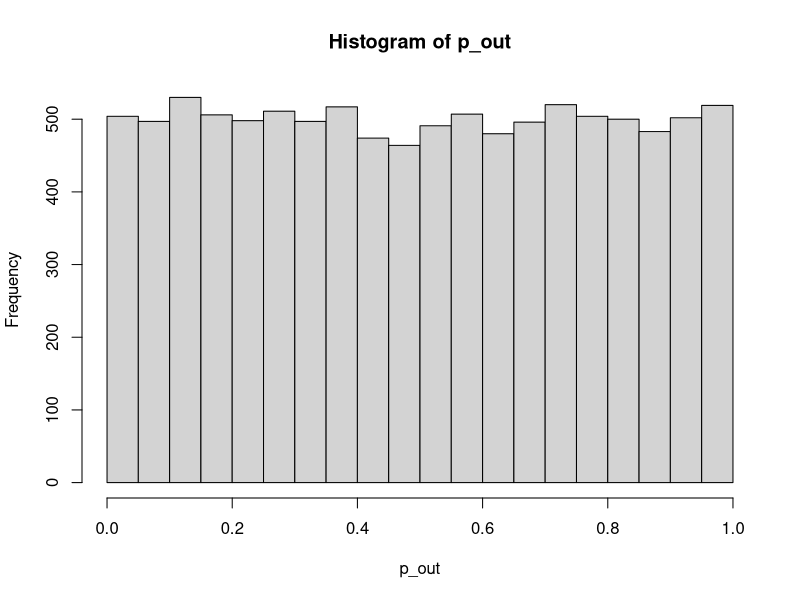

This figure's R source:
library(truncnorm)
n <- 5280
n_tests <- 10000
p_out <- numeric(n_tests)
for (i_test in 1:n_tests){
  prev_relash <- rtruncnorm(n=n, mean=3, sd=4, b=12)
  match_rate <- rtruncnorm(n=n, mean=10, sd=15, a=0.5, b=65)
       
  model = lm(match_rate ~ prev_relash)
  model_summary <- summary(model)
  p_out[i_test] <- model_summary$coefficients[2,4]
}

hist(p_out)
